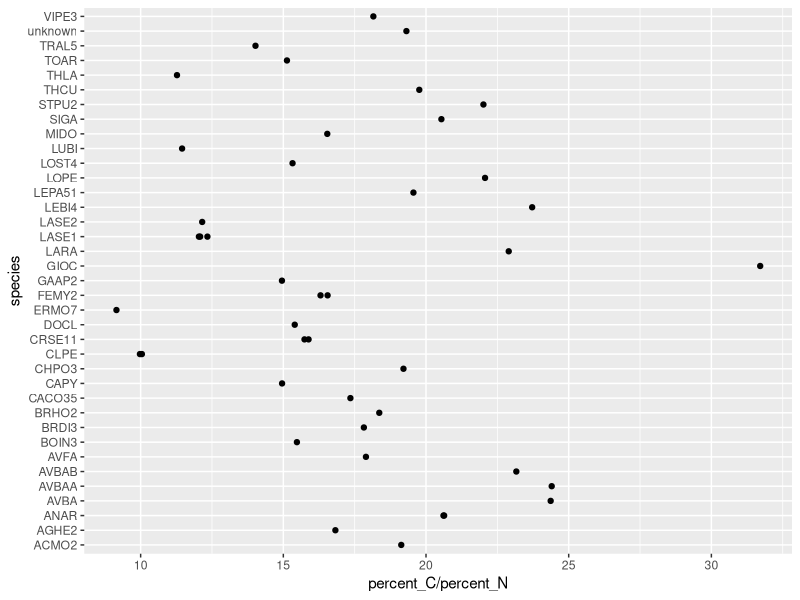
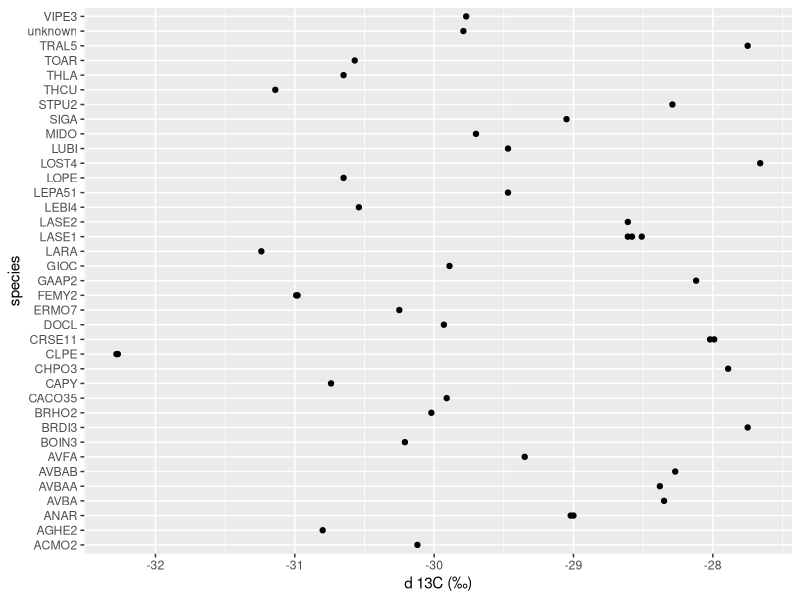
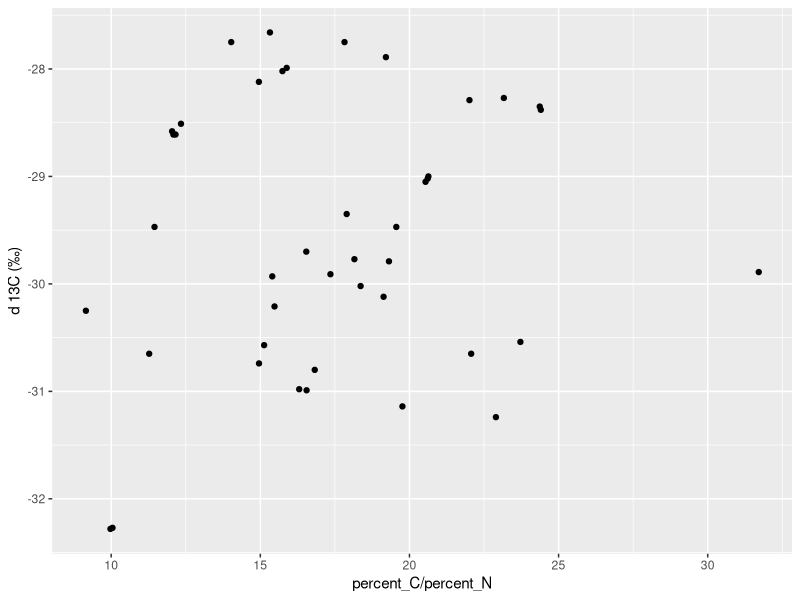
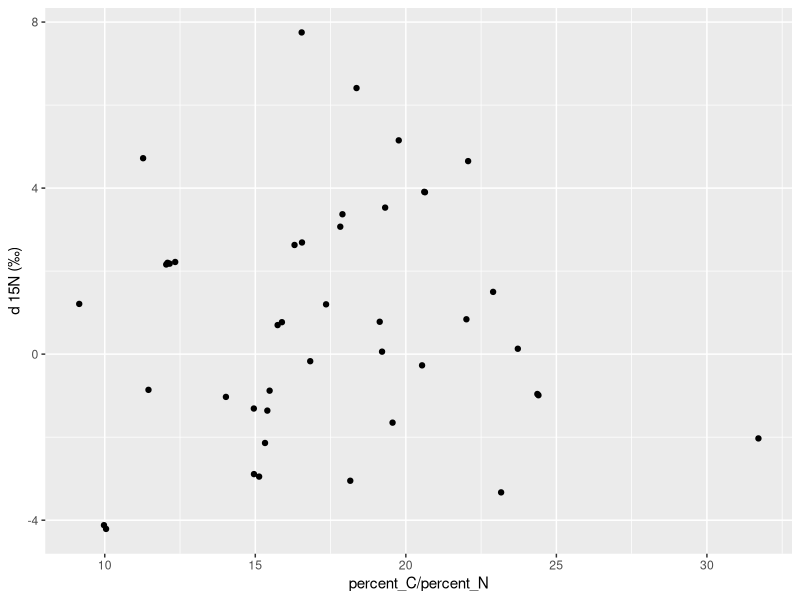
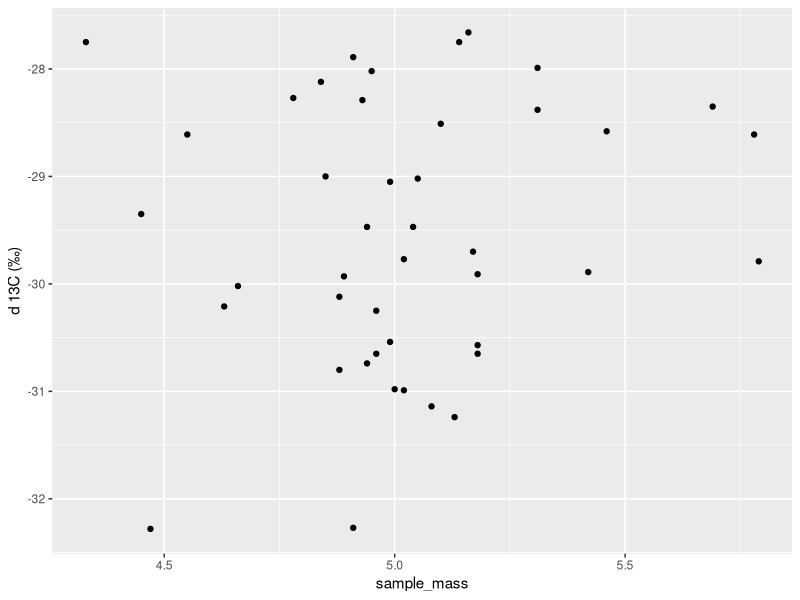
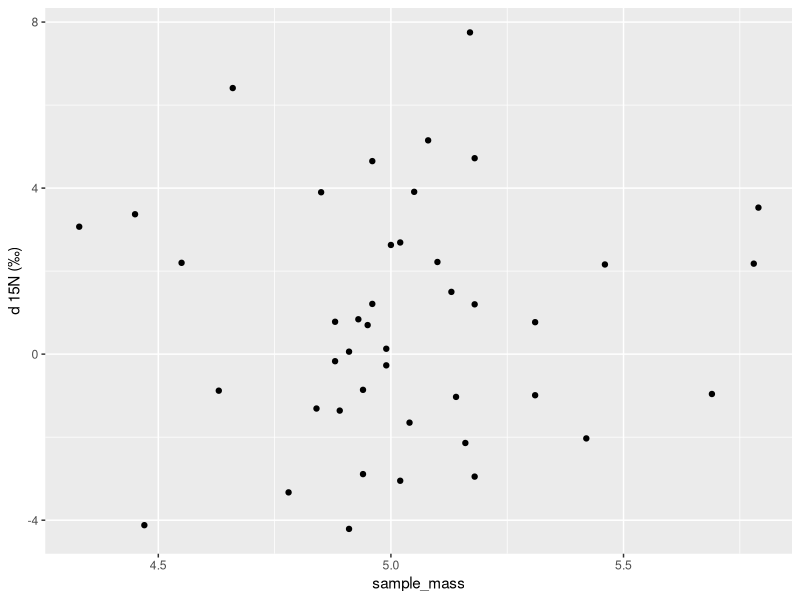
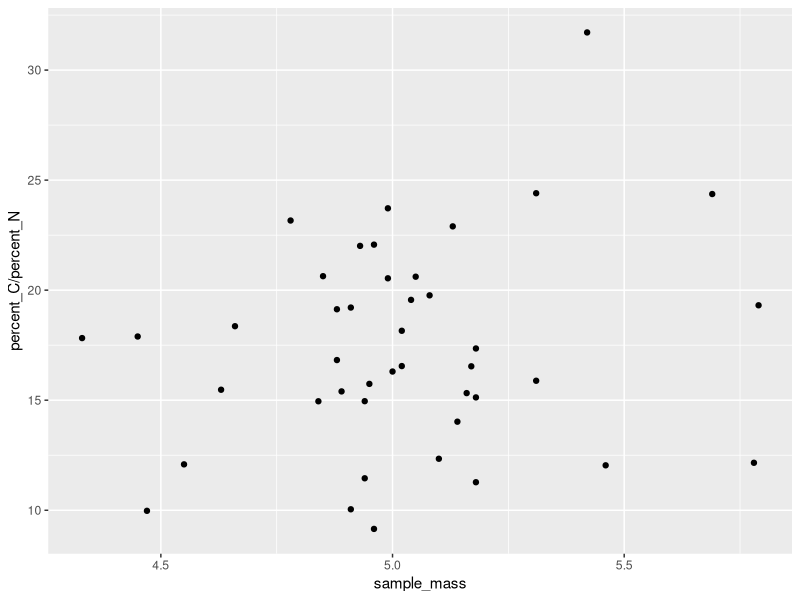

The R script that drew these images, in order:
library(tidyverse)

isotopes <- read_csv('data-raw/leaf_isotopes_2016.csv')

isotopes %>% head

isotopes %>% ggplot( aes( x = species, y = percent_C/percent_N)) + geom_point() + coord_flip()

isotopes %>% ggplot( aes( x = species, y = `d 13C (‰)`)) + geom_point() + coord_flip()

isotopes %>% ggplot( aes( x = percent_C/percent_N, y = `d 13C (‰)`)) + geom_point()

isotopes %>% ggplot( aes( x = percent_C/percent_N, y = `d 15N (‰)`)) + geom_point()

isotopes %>% ggplot( aes( x = sample_mass, y = `d 13C (‰)`)) + geom_point()
isotopes %>% ggplot( aes( x = sample_mass, y = `d 15N (‰)`)) + geom_point()

isotopes %>% ggplot( aes( x = sample_mass, y = percent_C/percent_N)) + geom_point() 
